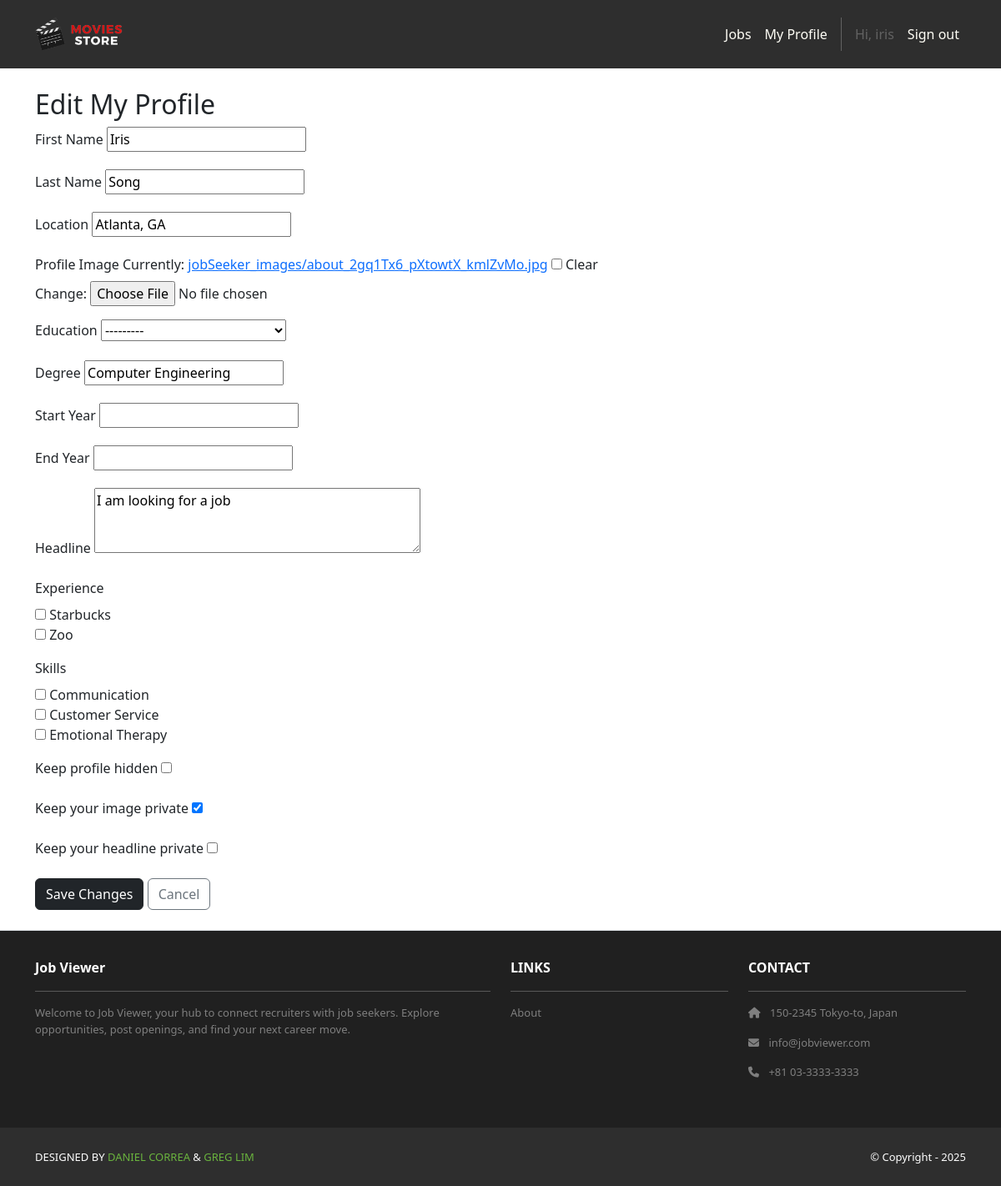
Before: /jobSeekers/me/edit/ (signed in) with the older database file.
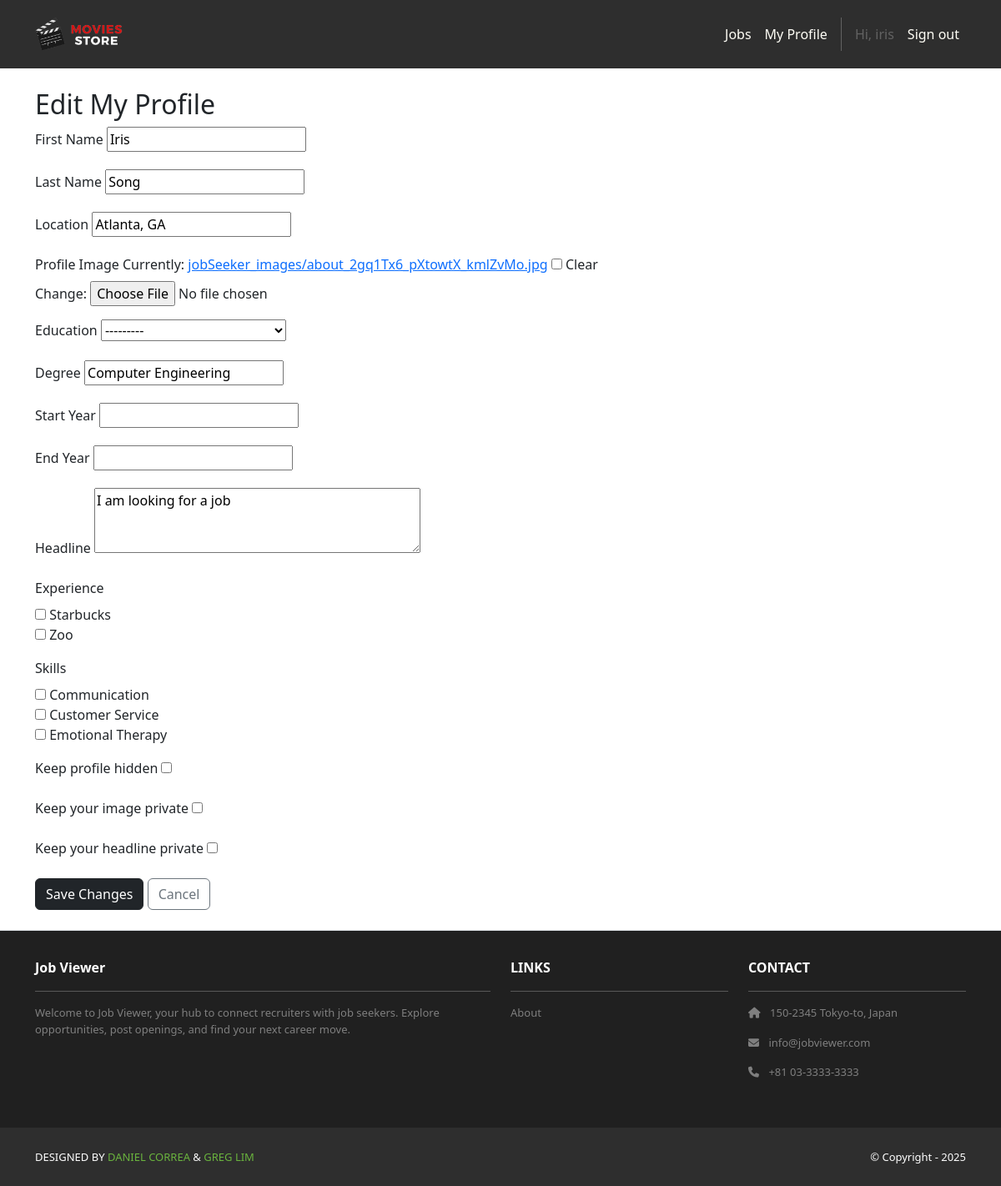
After: the same page with the newer database file.
### jobSeekers/models.py (models this page shows, shortened)
class JobSeeker(models.Model):
    user = models.OneToOneField(
        settings.AUTH_USER_MODEL, on_delete=models.CASCADE, related_name="jobseeker_profile"
    )
    firstName = models.CharField("First Name", max_length=255)
    lastName  = models.CharField("Last Name", max_length=255)
    location  = models.CharField("Location", max_length=255, blank=True)
    image     = models.ImageField("Profile Image", upload_to='jobSeeker_images/', null=True, blank=True)
    education = models.ForeignKey("Institution", on_delete=models.PROTECT, related_name="jobSeeker", null=True, blank=True)
    degree    = models.CharField(max_length=255, blank=True)
    startYear = models.IntegerField("Start Year", null=True, blank=True)
    endYear   = models.IntegerField("End Year", null=True, blank=True)
    headline   = models.TextField(blank=True)
    experience = models.ManyToManyField("Experience", related_name="jobSeeker", blank=True)
    skills     = models.ManyToManyField("Skill", related_name="jobSeeker", blank=True)
    links      = models.ManyToManyField("Link", related_name="jobSeeker", blank=True)
    hide_image = models.BooleanField(default=False)
    hide_headline = models.BooleanField(default=False)
    hide_profile = models.BooleanField(default=False)
    hide_location = models.BooleanField(default=False)

### jobSeekers/views.py (the view)
# urls.py: path("me/edit/", views.edit_profile, name="jobSeekers.edit_profile"),  # ✅ new
@login_required
@jobseeker_required
def edit_profile(request):
    jobSeeker = get_object_or_404(JobSeeker, user=request.user)  # ✅ safe forward lookup
    if request.method == "POST":
        form = JobSeekerForm(request.POST, request.FILES, instance=jobSeeker)
        if form.is_valid():
            form.save()
            messages.success(request, "Profile updated successfully.")
            return redirect("jobSeekers.my_profile")
    else:
        form = JobSeekerForm(instance=jobSeeker)
    return render(request, "jobSeekers/edit.html", {"form": form})

### jobSeekers/forms.py
class JobSeekerForm(forms.ModelForm):
    class Meta:
        model = JobSeeker
        fields = [
            "firstName",
            "lastName",
            "location",
            "image",
            "education",
            "degree",
            "startYear",
            "endYear",
            "headline",
            "experience",
            "skills",
            "hide_profile",
            "hide_image",
            "hide_headline"
        ]
        widgets = {
            "headline": forms.Textarea(attrs={"rows": 3}),
            "experience": forms.CheckboxSelectMultiple,
            "skills": forms.CheckboxSelectMultiple,
            'hide_location': forms.CheckboxInput(),
            'hide_image': forms.CheckboxInput(),
            'hide_headline': forms.CheckboxInput(),
            'hide_profile': forms.CheckboxInput()
        }
        labels = {
            'hide_image': "Keep your image private",
            'hide_headline': "Keep your headline private",
            'hide_profile': "Keep profile hidden"
        }

### accounts/models.py (called while the page is built)
    @property
    def is_recruiter(self) -> bool:
        return self.role == self.Roles.RECRUITER

### jobSeekers/models.py (called while the page is built)
    def __str__(self): return self.name

### jobSeekers/templates/jobSeekers/edit.html (shortened to what this page needs)
{% extends "base.html" %}
{% block content %}
<div class="container py-4">
  <h2>Edit My Profile</h2>
  <form method="post" enctype="multipart/form-data">
    {% for field in form %}
      <div class="mb-3">
        <label class="form-label">{{ field.label }}</label>
        {{ field }}
      </div>
    {% endfor %}
    <button class="btn btn-dark" type="submit">Save Changes</button>
    <a href="{% url 'jobSeekers.my_profile' %}" class="btn btn-outline-secondary">Cancel</a>
  </form>
</div>
{% endblock %}

Changed rows visible on the page:
changed JobSeeker "Iris": hide_image "☑" → "☐"
